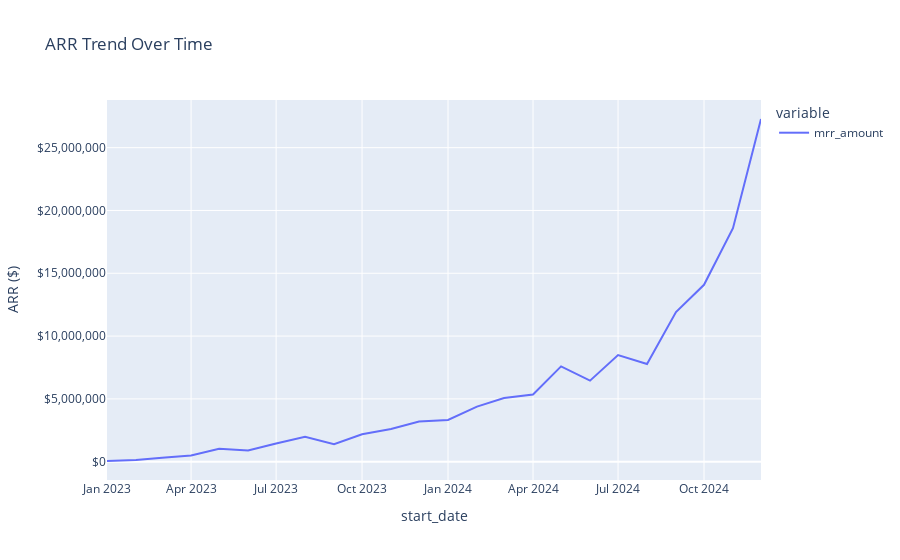

The notebook cell this image was saved under:
### Code cell
fig = px.line(
    arr_ts,
    title="ARR Trend Over Time",
    labels={"value": "ARR ($)", "index": "Month"},
)
fig.update_layout(yaxis_tickformat="$,.0f")
fig.show()

### Figure 1 — Plotly figure (JSON) as saved in the notebook; plotly's stock layout.template omitted (floating-point values rounded to 4 significant figures)
{"data": [{"hovertemplate": "variable=mrr_amount<br>start_date=%{x}<br>ARR ($)=%{y}<extra></extra>", "legendgroup": "mrr_amount", "line": {"color": "#636efa", "dash": "solid"}, "marker": {"symbol": "circle"}, "mode": "lines", "name": "mrr_amount", "orientation": "v", "showlegend": true, "type": "scatter", "x": ["2023-01-01T00:00:00.000000000", "2023-02-01T00:00:00.000000000", "2023-03-01T00:00:00.000000000", "2023-04-01T00:00:00.000000000", "2023-05-01T00:00:00.000000000", "2023-06-01T00:00:00.000000000", "2023-07-01T00:00:00.000000000", "2023-08-01T00:00:00.000000000", "2023-09-01T00:00:00.000000000", "2023-10-01T00:00:00.000000000", "2023-11-01T00:00:00.000000000", "2023-12-01T00:00:00.000000000", "2024-01-01T00:00:00.000000000", "2024-02-01T00:00:00.000000000", "2024-03-01T00:00:00.000000000", "2024-04-01T00:00:00.000000000", "2024-05-01T00:00:00.000000000", "2024-06-01T00:00:00.000000000", "2024-07-01T00:00:00.000000000", "2024-08-01T00:00:00.000000000", "2024-09-01T00:00:00.000000000", "2024-10-01T00:00:00.000000000", "2024-11-01T00:00:00.000000000", "2024-12-01T00:00:00.000000000"], "xaxis": "x", "y": [56208, 132948, 310620, 501456, 1031028, 899844, 1445064, 1987452, 1394664, 2190216, 2606628, 3207168, 3323196, 4385304, 5062992, 5350296, 7590588, 6453096, 8493792, 7781112, 11908392, 14083296, 18588480, 27281124], "yaxis": "y"}], "layout": {"legend": {"title": {"text": "variable"}, "tracegroupgap": 0}, "title": {"text": "ARR Trend Over Time"}, "xaxis": {"anchor": "y", "domain": [0, 1], "title": {"text": "start_date"}}, "yaxis": {"anchor": "x", "domain": [0, 1], "tickformat": "$,.0f", "title": {"text": "ARR ($)"}}}}
